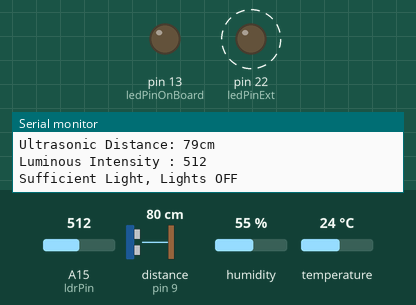
Recording of a sketch running on a simulated Arduino Mega 2560, built with avr-gcc and run on an emulated ATmega2560. Parts: output pins drawn as LEDs (lit = HIGH), the last lines printed to the serial monitor. Wiring (inferred from the names in the program): ultrasonic range finder: trigger pin 10; echo pin 9. Dashed ring = blinking. Inputs (shaded band) come from the test bench; at power-on: A15 (ldrPin) = 512, distance to the obstacle (sensor on pin 9) 80 cm, humidity 55 %, temperature 24 °C. The echo pulse lasts 58.3 µs per cm; pins used as bus, display or sensor lines are not drawn.

Above: at 2.1 s.
2.2 s: A15 (ldrPin) set to 308
5.7 s: A15 (ldrPin) set to 286
At 6.9 s:
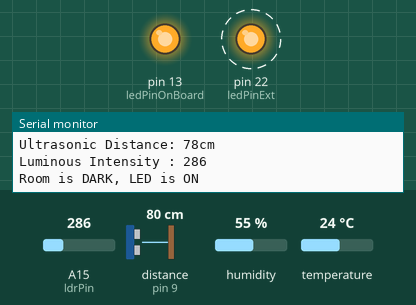
9.8 s: A15 (ldrPin) set to 306
At 10.8 s:
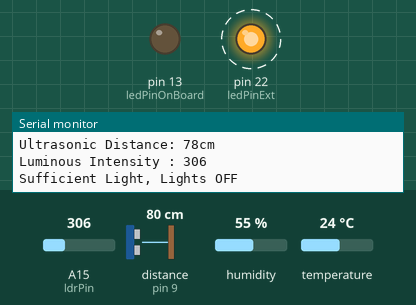
15.0 s: A15 (ldrPin) set to 290
At 16.8 s:
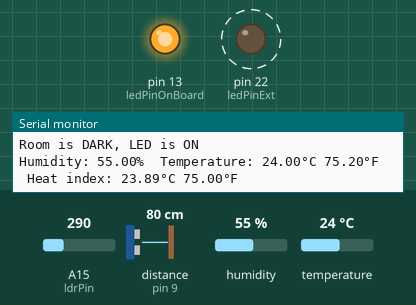
Timing chart, 0 to 21.2 s (numbered marks = the images above; inputs shaded):
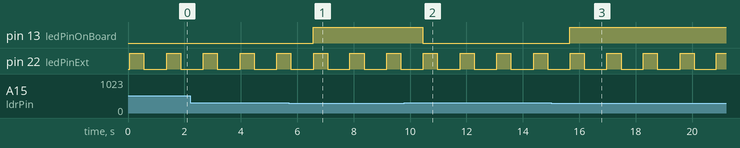

Measured:
- the behaviour switches between 301 and 300 on A15 (ldrPin) (found by bisection; images 0 and 1)
- after the input at 5.7 s, pin 13 (ledPinOnBoard): LOW → HIGH after 0.87 s
- after the input at 9.8 s, pin 13 (ledPinOnBoard): HIGH → LOW after 0.65 s
- after the input at 15.0 s, pin 13 (ledPinOnBoard): LOW → HIGH after 0.66 s
- by itself, pin 22 (ledPinExt): alternates HIGH for 0.50 s and LOW for 0.80 s

The sketch:

US_LDR_DHT.ino
```cpp
// Example testing sketch for various DHT humidity/temperature sensors
// Written by ladyada, public domain

// REQUIRES the following Arduino libraries:
// - DHT Sensor Library: https://github.com/adafruit/DHT-sensor-library
// - Adafruit Unified Sensor Lib: https://github.com/adafruit/Adafruit_Sensor

#include "DHT.h"

#define DHTPIN 52     // Digital pin connected to the DHT sensor
// Feather HUZZAH ESP8266 note: use pins 3, 4, 5, 12, 13 or 14 --
// Pin 15 can work but DHT must be disconnected during program upload.

// Uncomment whatever type you're using!
#define DHTTYPE DHT11   // DHT 11
//#define DHTTYPE DHT22   // DHT 22  (AM2302), AM2321
//#define DHTTYPE DHT21   // DHT 21 (AM2301)

// Connect pin 1 (on the left) of the sensor to +5V
// NOTE: If using a board with 3.3V logic like an Arduino Due connect pin 1
// to 3.3V instead of 5V!
// Connect pin 2 of the sensor to whatever your DHTPIN is
// Connect pin 4 (on the right) of the sensor to GROUND
// Connect a 10K resistor from pin 2 (data) to pin 1 (power) of the sensor

// Initialize DHT sensor.
// Note that older versions of this library took an optional third parameter to
// tweak the timings for faster processors.  This parameter is no longer needed
// as the current DHT reading algorithm adjusts itself to work on faster procs.
DHT dht(DHTPIN, DHTTYPE);


//set pin numbers. const won't change

// Ultrasonic PIN configurations & Varibales
const int US_trigPin = 10; //set trig pin to 9
const int US_echoPin = 9; //set echo pin to 10

long US_duration;
int US_distance;
long US_cm;

// LDR PIN configurations & Varibales
const int ledPinExt = 22; //the number of the Ext LED pin
const int ledPinOnBoard = 13; //the number of the on-board LED pin
const int ldrPin = A15; //the number of the LDR pin

void setup()
{
    Serial.begin(9600); // Starts the serial communication

    setupUltrasonic();
    setupLDR();
    setupDHT();
}

void loop()
{
    loopUltrasonic();
    loopLDR();
    loopDHT();
    delay(250);
}

void setupUltrasonic()
{
    Serial.println(F("Setup Ultrasonic"));
    pinMode(US_trigPin , OUTPUT); // Sets the trigPin as an Output
    pinMode(US_echoPin, INPUT); // Sets the echoPin as an Input
}

void setupLDR()
{
    Serial.println(F("Setup LDR"));
    pinMode(ledPinExt, OUTPUT); //initialize the External LED pin as an output
    pinMode(ledPinOnBoard, OUTPUT); //initialize the on-board LED pin as an output
    pinMode(ldrPin, INPUT);   //initialize the LDR pin as an input
}

void setupDHT()
{
    Serial.println(F("DHTxx test!"));
    dht.begin();
}

void loopUltrasonic()
{
    // Clears the trigPin
    digitalWrite(US_trigPin, LOW);
    delayMicroseconds(5);
    // Sets the trigPin on HIGH state for 10 micro seconds

    digitalWrite(US_trigPin, HIGH);
    delayMicroseconds(10);

    digitalWrite(US_trigPin, LOW);
    // Reads the echoPin, returns the sound wave travel time in microseconds

    US_duration = pulseIn(US_echoPin, HIGH);
    // Calculating the distance

    US_distance = US_duration*0.034/2;
    // Prints the distance on the Serial Monitor
    Serial.print("Ultrasonic Distance: ");
    Serial.print(US_distance);
    Serial.println("cm");
}

void loopLDR()
{
    Ldr_Sensor();
    ExtLED();
}

void Ldr_Sensor()
{
    int ldrReading = 0;

    ldrReading = analogRead(ldrPin); //read the status of the LDR value
    Serial.print("Luminous Intensity : ");
    Serial.println(ldrReading);

    /*check if the LDR status is <= 300
     *if it is, the LED is HIGH
     */
    if (ldrReading <= 300)
    {
        digitalWrite(ledPinOnBoard, HIGH); //turn LED on
        Serial.println("Room is DARK, LED is ON");
    }
    else
    {
        digitalWrite(ledPinOnBoard, LOW); //turn LED off
        Serial.println("Sufficient Light, Lights OFF");
    }
}

void ExtLED()
{
    digitalWrite(ledPinExt, HIGH);
    delay(500);
    digitalWrite(ledPinExt, LOW);
    delay(500);
}

void loopDHT()
{
    // Reading temperature or humidity takes about 250 milliseconds!
    // Sensor readings may also be up to 2 seconds 'old' (its a very slow sensor)
    float h = dht.readHumidity();
    // Read temperature as Celsius (the default)
    float t = dht.readTemperature();
    // Read temperature as Fahrenheit (isFahrenheit = true)
    float f = dht.readTemperature(true);

    // Check if any reads failed and exit early (to try again).
    if (isnan(h) || isnan(t) || isnan(f)) {
      Serial.println(F("Failed to read from DHT sensor!"));
      return;
    }

    // Compute heat index in Fahrenheit (the default)
    float hif = dht.computeHeatIndex(f, h);
    // Compute heat index in Celsius (isFahreheit = false)
    float hic = dht.computeHeatIndex(t, h, false);

    Serial.print(F("Humidity: "));
    Serial.print(h);
    Serial.print(F("%  Temperature: "));
    Serial.print(t);
    Serial.print(F("°C "));
    Serial.print(f);
    Serial.print(F("°F  Heat index: "));
    Serial.print(hic);
    Serial.print(F("°C "));
    Serial.print(hif);
    Serial.println(F("°F"));
}
```
